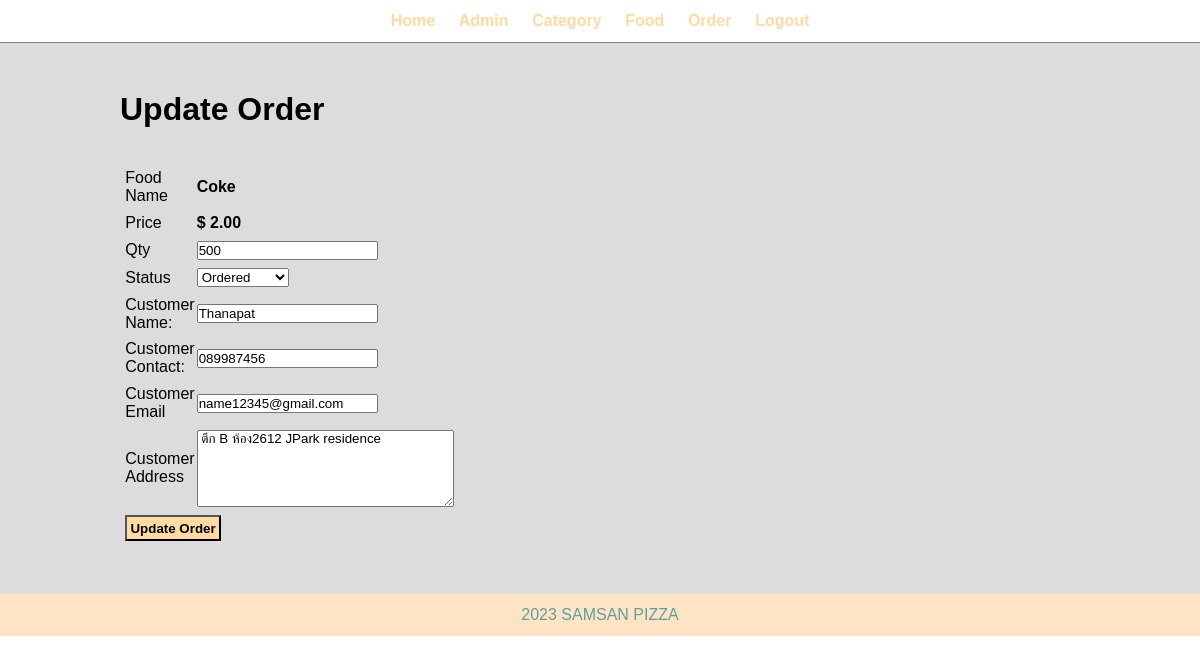
/admin/update-order.php?id=6 (signed in), run on the app's committed database.
### tables this page shows
CREATE TABLE `tbl_order` (
  `id` int(10) UNSIGNED NOT NULL,
  `food` varchar(150) NOT NULL,
  `price` decimal(10,2) NOT NULL,
  `qty` int(11) NOT NULL,
  `total` decimal(10,2) NOT NULL,
  `order_date` datetime NOT NULL,
  `status` varchar(50) NOT NULL,
  `customer_name` varchar(150) NOT NULL,
  `customer_contact` varchar(20) NOT NULL,
  `customer_email` varchar(150) NOT NULL,
  `customer_address` varchar(255) NOT NULL
);

### admin/update-order.php (the view, shortened to what this page needs)
<?php include('partials/menu.php'); ?>
<div class = "main-content">
    <div class = "wrapper">
        <h1>Update Order</h1>
        <br><br>
        <?php
                if(isset($_GET['id'])) {
                $id = $_GET['id'];
                $sql = "SELECT * FROM tbl_order WHERE id = ?";
                $stmt = mysqli_prepare($conn, $sql);
                mysqli_stmt_bind_param($stmt, "i", $id);
                mysqli_stmt_execute($stmt);
                $result = mysqli_stmt_get_result($stmt);
                if(mysqli_num_rows($result) == 1) {
                    $row = mysqli_fetch_assoc($result);
                    $food = $row['food'];
                    $price =$row['price'];
                    $qty = $row['qty'];
                    $status = $row['status'];
                    $customer_name = $row['customer_name'];
                    $customer_contact = $row['customer_contact'];
                    $customer_email = $row['customer_email'];
                    $customer_address = $row['customer_address'];
                } else {
                    header('location: manage-order.php');
                    exit();
                }
                }
                else {
                header('location: manage-order.php');
                exit();
                }
        ?>
        <form action="" method="POST" enctype="multipart/form-data">
            <table class="tbl-30">
                <tr>
                    <td>Food Name</td>
                    <td><b><?php echo $food; ?></b></td>
                </tr>
                <tr>
                    <td>Price</td>
                    <td><b> $ <?php echo $price; ?></b></td>
                </tr>
                <tr>
                    <td>Qty</td>
                    <td><input type="number" name="qty" value="<?php echo $qty; ?>"></td>
                </tr>
                <tr>
                    <td>Status</td>
                    <td><select name="status">
                        <option <?php if($status=="Ordered"){echo "selected";}?> value="Ordered">Ordered</option>
                        </select>
                    </td>
                </tr>
                <tr>
                    <td>Customer Name:</td>
                    <td><input type="text" name="customer_name" value="<?php echo $customer_name; ?>"></td>
                </tr>
                <tr>
                    <td>Customer Contact:</td>
                    <td><input type="text" name="customer_contact" value="<?php echo (string)$customer_contact; ?>"></td>
                </tr>
                <tr>
                    <td>Customer Email</td>
                    <td><input type="text" name="customer_email" value="<?php echo $customer_email; ?>"></td>
                </tr>
                <tr>
                    <td>Customer Address</td>
                    <td>
                        <textarea name="customer_address"  cols="30" rows="5"> <?php echo $customer_address; ?></textarea>
                    </td>
                </tr>
                <tr>
                    <td colspan="2">
                        <input type="submit" name="submit" value="Update Order" class="btn-primary">
                    </td>
                </tr>
            </table>
        </form>
    </div>
</div>
<?php include('partials/footer.php'); ?>

### css/admin.css (style rules this page uses)
* { margin: 0; padding: 0; font-family: Arial, Helvetica, sans-serif; }
.wrapper { padding: 1%; width: 80%; margin: 0 auto; }
.tbl-30 { width: 30%; }
table tr td { padding: 1%; }
.btn-primary { background-color: rgb(255, 218, 162); padding: 1%; color: black; text-decoration: none; font-weight: bold; }
.main-content { background-color: gainsboro; padding: 3% 0; }

### data on the page
tbl_order: food "Coke", price "2.00", qty "500", status "Ordered", customer_name "Thanapat", customer_contact "089987456", customer_email "name12345@gmail.com", customer_address "ตึก B ห้อง2612 JPark residence"
